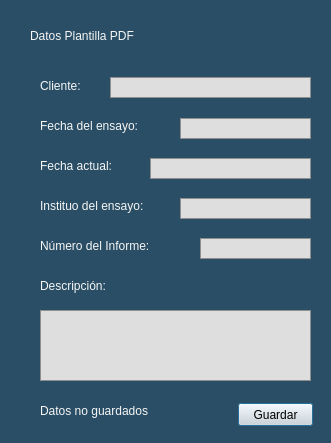
<?xml version="1.0" encoding="UTF-8"?>
<ui version="4.0">
 <class>ventana_2</class>
 <widget class="QDialog" name="ventana_2">
  <property name="geometry">
   <rect>
    <x>0</x>
    <y>0</y>
    <width>331</width>
    <height>443</height>
   </rect>
  </property>
  <property name="windowTitle">
   <string>Dialog</string>
  </property>
  <property name="styleSheet">
   <string notr="true">background-color: rgb(42,78,102);</string>
  </property>
  <widget class="QLabel" name="title_label_12">
   <property name="geometry">
    <rect>
     <x>30</x>
     <y>10</y>
     <width>321</width>
     <height>51</height>
    </rect>
   </property>
   <property name="styleSheet">
    <string notr="true">font: 20pt &quot;Technic&quot;;
color: rgb(246, 246, 244);
background-color: rgb(42, 78, 102);</string>
   </property>
   <property name="text">
    <string>Datos Plantilla PDF</string>
   </property>
  </widget>
  <widget class="QLabel" name="label_11">
   <property name="geometry">
    <rect>
     <x>40</x>
     <y>70</y>
     <width>61</width>
     <height>31</height>
    </rect>
   </property>
   <property name="styleSheet">
    <string notr="true">font: 11pt &quot;MS Shell Dlg 2&quot;;
background-color: rgb(42,78,102);
color: rgb(246, 246, 244);</string>
   </property>
   <property name="text">
    <string>Cliente: </string>
   </property>
  </widget>
  <widget class="QLabel" name="label_12">
   <property name="geometry">
    <rect>
     <x>40</x>
     <y>110</y>
     <width>131</width>
     <height>31</height>
    </rect>
   </property>
   <property name="styleSheet">
    <string notr="true">font: 11pt &quot;MS Shell Dlg 2&quot;;
background-color: rgb(42,78,102);
color: rgb(246, 246, 244);</string>
   </property>
   <property name="text">
    <string>Fecha del ensayo:</string>
   </property>
  </widget>
  <widget class="QLabel" name="label_13">
   <property name="geometry">
    <rect>
     <x>40</x>
     <y>230</y>
     <width>151</width>
     <height>31</height>
    </rect>
   </property>
   <property name="styleSheet">
    <string notr="true">font: 11pt &quot;MS Shell Dlg 2&quot;;
background-color: rgb(42,78,102);
color: rgb(246, 246, 244);</string>
   </property>
   <property name="text">
    <string>Número del Informe:</string>
   </property>
  </widget>
  <widget class="QLabel" name="label_14">
   <property name="geometry">
    <rect>
     <x>40</x>
     <y>190</y>
     <width>141</width>
     <height>31</height>
    </rect>
   </property>
   <property name="styleSheet">
    <string notr="true">font: 11pt &quot;MS Shell Dlg 2&quot;;
background-color: rgb(42,78,102);
color: rgb(246, 246, 244);</string>
   </property>
   <property name="text">
    <string>Instituo del ensayo:</string>
   </property>
  </widget>
  <widget class="QLabel" name="label_15">
   <property name="geometry">
    <rect>
     <x>40</x>
     <y>150</y>
     <width>101</width>
     <height>31</height>
    </rect>
   </property>
   <property name="styleSheet">
    <string notr="true">font: 11pt &quot;MS Shell Dlg 2&quot;;
background-color: rgb(42,78,102);
color: rgb(246, 246, 244);</string>
   </property>
   <property name="text">
    <string>Fecha actual:</string>
   </property>
  </widget>
  <widget class="QLabel" name="label_16">
   <property name="geometry">
    <rect>
     <x>40</x>
     <y>270</y>
     <width>91</width>
     <height>31</height>
    </rect>
   </property>
   <property name="styleSheet">
    <string notr="true">font: 11pt &quot;MS Shell Dlg 2&quot;;
background-color: rgb(42,78,102);
color: rgb(246, 246, 244);</string>
   </property>
   <property name="text">
    <string>Descripción:</string>
   </property>
  </widget>
  <widget class="QLineEdit" name="input_cliente">
   <property name="geometry">
    <rect>
     <x>110</x>
     <y>77</y>
     <width>201</width>
     <height>21</height>
    </rect>
   </property>
   <property name="styleSheet">
    <string notr="true">background-color: rgb(222, 222, 222);
border: 1px;
border-color: rgb(95, 95, 95);
border-style: ridge;</string>
   </property>
   <property name="text">
    <string/>
   </property>
  </widget>
  <widget class="QLineEdit" name="input_fecha_ensayo">
   <property name="geometry">
    <rect>
     <x>180</x>
     <y>118</y>
     <width>131</width>
     <height>21</height>
    </rect>
   </property>
   <property name="styleSheet">
    <string notr="true">background-color: rgb(222, 222, 222);
border: 1px;
border-color: rgb(95, 95, 95);
border-style: ridge;</string>
   </property>
   <property name="text">
    <string/>
   </property>
  </widget>
  <widget class="QLineEdit" name="input_fecha_actual">
   <property name="geometry">
    <rect>
     <x>150</x>
     <y>158</y>
     <width>161</width>
     <height>21</height>
    </rect>
   </property>
   <property name="styleSheet">
    <string notr="true">background-color: rgb(222, 222, 222);
border: 1px;
border-color: rgb(95, 95, 95);
border-style: ridge;</string>
   </property>
   <property name="text">
    <string/>
   </property>
  </widget>
  <widget class="QLineEdit" name="input_instituto_ensayo">
   <property name="geometry">
    <rect>
     <x>180</x>
     <y>198</y>
     <width>131</width>
     <height>21</height>
    </rect>
   </property>
   <property name="styleSheet">
    <string notr="true">background-color: rgb(222, 222, 222);
border: 1px;
border-color: rgb(95, 95, 95);
border-style: ridge;</string>
   </property>
   <property name="text">
    <string/>
   </property>
  </widget>
  <widget class="QLineEdit" name="input_num_ensayo">
   <property name="geometry">
    <rect>
     <x>200</x>
     <y>238</y>
     <width>111</width>
     <height>21</height>
    </rect>
   </property>
   <property name="styleSheet">
    <string notr="true">background-color: rgb(222, 222, 222);
border: 1px;
border-color: rgb(95, 95, 95);
border-style: ridge;</string>
   </property>
   <property name="text">
    <string/>
   </property>
  </widget>
  <widget class="QTextEdit" name="text_descripcion">
   <property name="geometry">
    <rect>
     <x>40</x>
     <y>310</y>
     <width>271</width>
     <height>71</height>
    </rect>
   </property>
   <property name="styleSheet">
    <string notr="true">background-color: rgb(222, 222, 222);
border: 1px;
border-color: rgb(95, 95, 95);
border-style: ridge;</string>
   </property>
  </widget>
  <widget class="QPushButton" name="guardar_plantilla">
   <property name="geometry">
    <rect>
     <x>238</x>
     <y>403</y>
     <width>75</width>
     <height>23</height>
    </rect>
   </property>
   <property name="styleSheet">
    <string notr="true">background-color: rgb(222, 222, 222);</string>
   </property>
   <property name="text">
    <string>Guardar</string>
   </property>
  </widget>
  <widget class="QLabel" name="label_guardado">
   <property name="geometry">
    <rect>
     <x>40</x>
     <y>385</y>
     <width>141</width>
     <height>51</height>
    </rect>
   </property>
   <property name="styleSheet">
    <string notr="true">font: 10pt &quot;Technic&quot;;
color: rgb(246, 246, 244);
background-color: rgb(42, 78, 102);</string>
   </property>
   <property name="text">
    <string>Datos no guardados</string>
   </property>
  </widget>
 </widget>
 <resources/>
 <connections/>
</ui>
